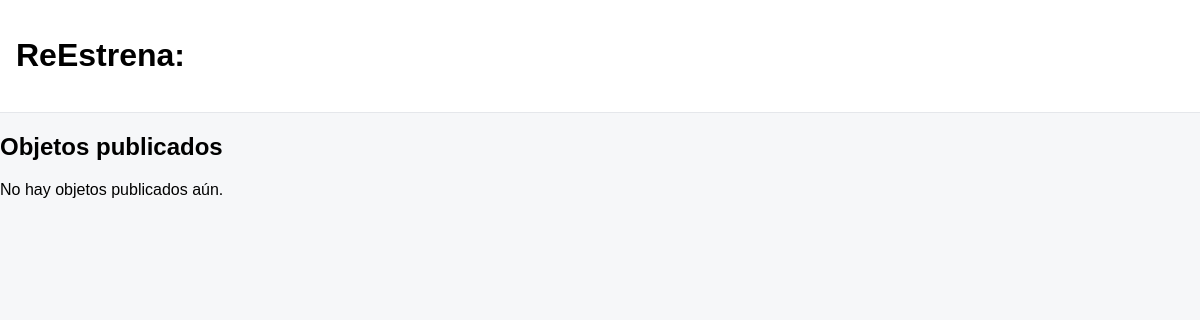
/objetos/ (signed in), run on an earlier commit of the app's database.
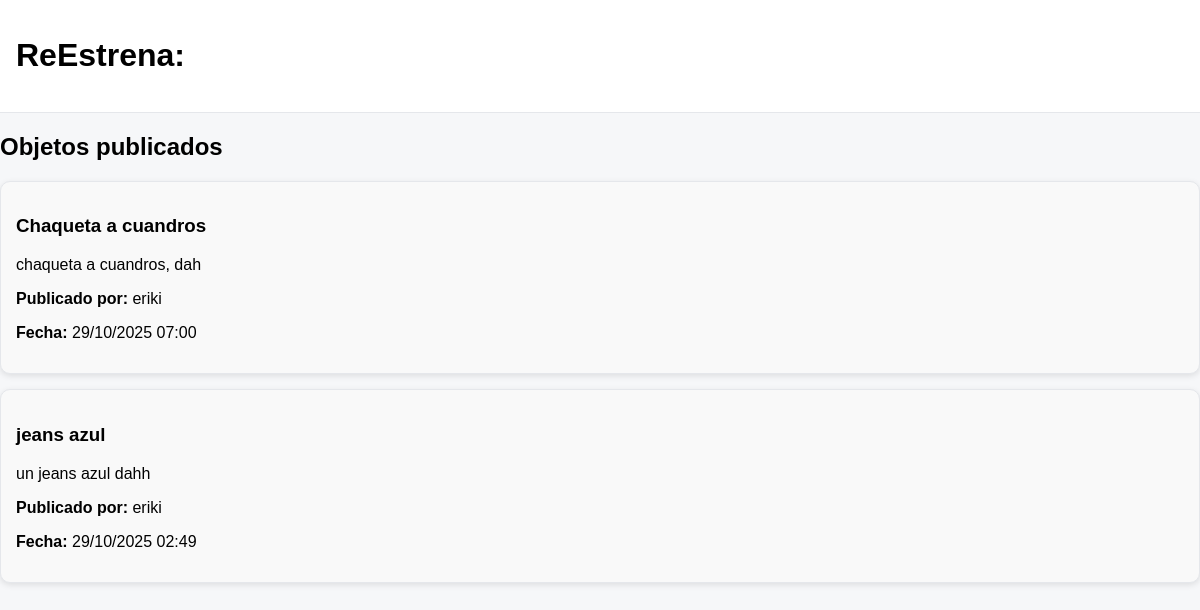
And on a later commit of the database.
### inicio_sesion/models.py (models this page shows, shortened)
class Objeto(models.Model):
    nombre = models.CharField(max_length=100)
    descripcion = models.TextField()
    usuario = models.ForeignKey(User, on_delete=models.CASCADE)
    imagen = models.ImageField(upload_to='objetos/imagenes/', blank=True, null=True)
    latitud = models.FloatField(null=True, blank=True)
    longitud = models.FloatField(null=True, blank=True)
    fecha_publicacion = models.DateTimeField(auto_now_add=True)

### inicio_sesion/views.py (the view)
# urls.py: path("objetos/", views.listar_objetos, name="listar_objetos"),
@login_required
def listar_objetos(request):
    objetos = Objeto.objects.all().order_by('-fecha_publicacion')
    return render(request, 'inicio_sesion/listar_objetos.html', {
        'objetos': objetos,
        "user": request.user
    })

### inicio_sesion/templates/inicio_sesion/listar_objetos.html (shortened to what this page needs)
{% extends "PI/base.html" %}
{% block content %}
<h2>Objetos publicados</h2>
{% if objetos %}
  <div id="lista-objetos">
    {% for obj in objetos %}
      <div class="card">
        <h3>{{ obj.nombre }}</h3>
        <p>{{ obj.descripcion }}</p>
        <p><strong>Publicado por:</strong> {{ obj.usuario.username }}</p>
        <p><strong>Fecha:</strong> {{ obj.fecha_publicacion|date:"d/m/Y H:i" }}</p>
      </div>
    {% endfor %}
  </div>
{% else %}
  <p>No hay objetos publicados aún.</p>
{% endif %}
{% endblock %}

### PI/templates/PI/base.html (shortened to what this page needs)
<!doctype html>
<html lang="es">
<head>
  {% load static %}
  <link rel="stylesheet" href="https://unpkg.com/leaflet@1.9.4/dist/leaflet.css" />
  <link rel="stylesheet" href="{% static 'PI/css/styles.css' %}">
</head>
<body>
<header>
  <h1>ReEstrena:</h1>
</header>
  {% block content %}{% endblock %}
</body>
</html>

### PI/static/PI/css/styles.css (style rules this page uses)
body { font-family: Arial; margin:0; }
header { background:#eee; padding:10px; }
.card { border: 1px solid #ddd; padding: 10px; margin: 10px 0; border-radius: 6px; background-color: #f9f9f9; }
body { margin: 0; background: #f6f7f9; font-family: Arial, sans-serif; }
header { background: #fff; padding: 16px; border-bottom: 1px solid #e5e7eb; display: flex; justify-content: space-between; align-items: center; }
.card { background: #fff; border: 1px solid #e5e7eb; border-radius: 12px; padding: 12px; box-shadow: 0 1px 2px rgba(0,0,0,0.04); }

### inicio_sesion/templates/inicio_sesion/listar_objetos.html (style rules this page uses)
.card { background: #f9f9f9; border-radius: 10px; padding: 15px; margin-bottom: 15px; box-shadow: 0 2px 6px rgba(0,0,0,0.1); transition: transform 0.2s ease, box-shadow 0.2s ease; }

What changed in the data, as far as the page shows it:
added Objeto: nombre "Chaqueta a cuandros", descripcion "chaqueta a cuandros, dah", usuario.username "eriki", fecha_publicacion "29/10/2025 07:00"
added Objeto: nombre "jeans azul", descripcion "un jeans azul dahh", usuario.username "eriki", fecha_publicacion "29/10/2025 02:49"
Also different on the page:
text no longer shown: "No hay objetos publicados aún."
